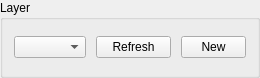
         <widget class="QGroupBox" name="groupBox_8">
          <property name="sizePolicy">
           <sizepolicy hsizetype="Preferred" vsizetype="MinimumExpanding">
            <horstretch>0</horstretch>
            <verstretch>0</verstretch>
           </sizepolicy>
          </property>
          <property name="maximumSize">
           <size>
            <width>16777215</width>
            <height>78</height>
           </size>
          </property>
          <property name="title">
           <string>Layer</string>
          </property>
          <layout class="QGridLayout">
           <property name="topMargin">
            <number>6</number>
           </property>
           <property name="bottomMargin">
            <number>6</number>
           </property>
           <property name="horizontalSpacing">
            <number>10</number>
           </property>
           <property name="verticalSpacing">
            <number>0</number>
           </property>
           <item row="0" column="1">
            <widget class="QComboBox" name="Cmb_Preset_Layer"/>
           </item>
           <item row="0" column="2">
            <widget class="QPushButton" name="Btn_Refresh_Preset_Layers">
             <property name="maximumSize">
              <size>
               <width>75</width>
               <height>16777215</height>
              </size>
             </property>
             <property name="toolTip">
              <string extracomment="Refresh layer list"/>
             </property>
             <property name="text">
              <string>Refresh</string>
             </property>
            </widget>
           </item>
           <item row="0" column="3">
            <widget class="QPushButton" name="Btn_Create_Preset_Layer">
             <property name="maximumSize">
              <size>
               <width>65</width>
               <height>16777215</height>
              </size>
             </property>
             <property name="text">
              <string>New</string>
             </property>
            </widget>
           </item>
          </layout>
         </widget>
